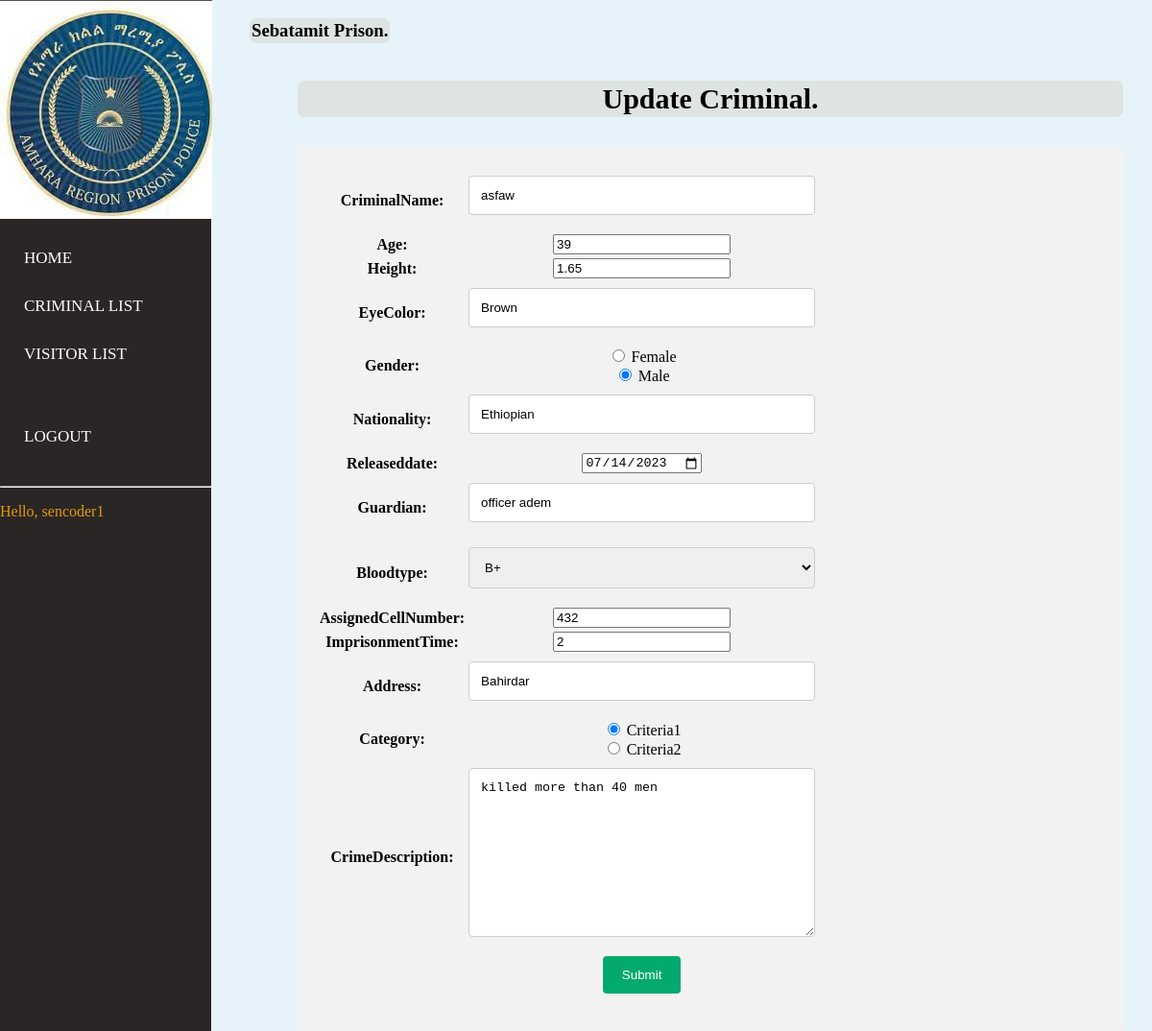
The app's page /edit_criminal/1 (signed in) with its own data.
### account/models.py (models this page shows)
class User(AbstractUser):
    is_Admin = models.BooleanField(default=False)
    is_Manager = models.BooleanField(default=False)
    is_DataEncoder = models.BooleanField(default=False)
    is_SuperManager=models.BooleanField(default=False)
    phone = PhoneNumberField(unique = True, null = False, blank = False) # Here
    address = models.CharField(max_length=255,blank=True,null=True)
    email = models.EmailField(blank=True,null=True, unique=True)
    prison=models.ForeignKey(Prison, null=True, on_delete= models.SET_NULL,blank=True)

### prison/models.py (models this page shows)
class Prison(models.Model):
    PrisonName=models.CharField(max_length=200)
    Address=models.CharField(max_length=200)
    Region = models.ForeignKey(CentralPrison,null=True,   on_delete=models.CASCADE)
    def __str__(self):
        return self.PrisonName

### record/models.py (models this page shows, shortened)
class Criminal(models.Model):
    CriminalName=models.CharField(max_length=200, null=True)
    Age=models.PositiveIntegerField( null=True)
    Height=models.FloatField( validators=[MinValueValidator(1), MaxValueValidator(2.5)],null=True)
    EyeColor=models.CharField(max_length=100,null=True)
    Gender=models.CharField(max_length=8,null=True)
    Nationality=models.CharField(max_length=100,null=True)
    EntranceDate=models.DateField(auto_now=True,null=True)
    ReleasedDate=models.DateField(null=True)
    timeleft=models.CharField(max_length=100,null=True)
    Guardian=models.CharField(max_length=100,null=True)
    Bloodtype=models.CharField(max_length=30,null=True)
    AssignedCellNumber=models.PositiveIntegerField(null=True)
    Status= models.BooleanField(default=True)
    ImprisonmentTime=models.PositiveIntegerField(null=True)
    Address=models.CharField(max_length=100,null=True)
    Category=models.CharField(max_length=20, null=True, choices=cat_choice, blank=True)
    CrimeDescription=models.TextField(max_length=200, null=True, blank=True)
    prison=models.ForeignKey(Prison,on_delete=models.CASCADE ,null=True)
    createdby = models.ForeignKey(User,null=True ,on_delete=models.CASCADE)
    def timeleft(self, *args, **kwargs):
        self.timeleft=(self.ReleasedDate - self.EntranceDate)
        super().save(*args, **kwargs)
        return self.timeleft

### record/views.py (the view, shortened to what this page needs)
@login_required
@DataEncoder_required()
def edit_criminal(request, Criminal_id):
    cri = Criminal.objects.get(id=Criminal_id)
    forms = CriminalForm(instance=cri)
    context = {
        'form': forms
    }
    return render(request, 'criminal/edit_criminal.html', context)

### record/forms.py
class CriminalForm(forms.ModelForm):
    ReleasedDate=forms.DateTimeField(widget=NumberInput(attrs={'type': 'date'}))
    Gender=forms.ChoiceField(widget=forms.RadioSelect, choices=GENDER)
    Category=forms.ChoiceField(widget=forms.RadioSelect, choices=cat_choice)
    Bloodtype= forms.ChoiceField(choices=BLOODTYPES)
    class Meta:
        model=Criminal
        fields='__all__'
        exclude = ('createdby','prison','EntranceDate','Status',)

### record/templates/criminal/edit_criminal.html (shortened to what this page needs)
{% comment %} {% extends 'ex.html' %} {% endcomment %} {% load static %} {% block content %}
{% include "../ex.html" %}
<div class="wrapper">
    <div class="section">
        <div class="box-area">
            <h3 style="float:left">{{ request.user.prison }} Prison. </h3> <br><br>
            <section>
                <br>
                <center>
                    <h3 class="font">Update Criminal.</h3>
                </center>
                <div class="container">
                    <form method="post" action="#">
                        <table>
                            <tr>
                                {{ form.as_table }}
                            </tr>
                            <tr>
                                <td></td>
                                <td><input type="submit" value="Submit"></td>
                            </tr>
                        </table>
                    </form>
                </div>
            </section>
        </div>
    </div>
</div>
{% endblock %}

### record/templates/ex.html (shortened to what this page needs)
{% load static %}
<!DOCTYPE html>
<html>
    <body>
<nav>
  <ul>
      <li class="logo" style="border-radius: 30px;"><img src="{% static "image/download.jpg" %}"></li>
    <br><br><br><br><br><br>
 <br>
    <li><a href="{% url 'index' %}">Home</a></li>
    {% if not request.user.is_superuser and not request.user.is_SuperManager %}
    <li><a href="{% url 'criminal_list' %}">Criminal List</a></li>
    {% endif %}
    {% if not request.user.is_superuser %}
    <li><a href="{% url 'visitor_list' %}">Visitor List</a></li>
    {% endif %}
    <br>
    <br>
    <li><a href="{% url 'logout' %}">Logout</a></li><br><hr>
    <p style=" margin-right:7px;color: rgb(226, 155, 11);">Hello, {{request.user}}</p>
  </ul>
</nav>
</body>
</html>

### record/templates/criminal/edit_criminal.html (style rules this page uses)
body { font-family: Arial, Helvetica, sans-serif; }
* { box-sizing: border-box; }
input[type=text], select, textarea { width: 100%; padding: 12px; border: 1px solid #ccc; border-radius: 4px; box-sizing: border-box; margin-top: 6px; margin-bottom: 16px; resize: vertical; }
input[type=submit] { background-color: #04AA6D; color: white; padding: 12px 20px; border: none; border-radius: 4px; cursor: pointer; }
.container { border-radius: 5px; background-color: #f2f2f2; padding: 20px; }

### record/templates/ex.html (style rules this page uses)
body { margin:0; padding:0; font-family:'montserrat'; background:rgb(231, 243, 250); }
.logo { height: 118px; width: 50px; }
nav { width: 40px; padding: 0; position: sticky; top: 0; z-index: 100; overflow: hidden; }
nav ul { margin:0; padding:0; height:100%; width:220px; justify-content: space-between; position:fixed; top:0; left:0; background-color:#2b2626; }
nav ul li { list-style:none; }
nav ul li a { display:block; font-family:'montserrat'; text-decoration:none; text-transform:uppercase; font-size:17px; color:#fff; position:relative; padding:15px 0px 15px 25px; }
nav ul li a:before { content:''; position:absolute; top:0; right:0; height:100%; background:#e3e9f7; border-radius:40px 0 0 40px; z-index:-1; }
.wrapper { margin-left:260px; }
.section { display:grid; min-height:100vh; }
td,th { text-align: center; }
h3 { background-color: rgb(222, 228, 225);padding: 2px; border-radius: 7px; }
.font { font-size: 30px; }
.container { margin-top: 15px; }
section { margin-left:50px; margin-right: 30px; display:relative; }

### records on screen
User: user "sencoder1", user.prison "Sebatamit"
Criminal: CriminalName "asfaw", Age "39", Height "1.65", EyeColor "Brown", Gender "☐ Female ☑ Male", Nationality "Ethiopian", ReleasedDate "07/14/2023", Guardian "officer adem", Bloodtype "B+", AssignedCellNumber "432", ImprisonmentTime "2", Address "Bahirdar", Category "☑ Criteria1 ☐ Criteria2", CrimeDescription "killed more than 40 men"
